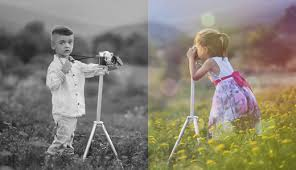
#> input picture cv2/images/baby1.jpeg, 296 x 170 px
$ python crop.py
#> lines starting #> are read from the running program, lines starting #| are printed output that depends on the picture
import os
import cv2

image_path = os.path.join('.' , "images" , 'baby1.jpeg')

image = cv2.imread(image_path)
#> image is the input picture: shape (170, 296, 3); mean B, G, R 115.8, 128.7, 134.4
print(image.shape)
#| (170, 296, 3)
cropped_image = image[50:150 , 100:200]
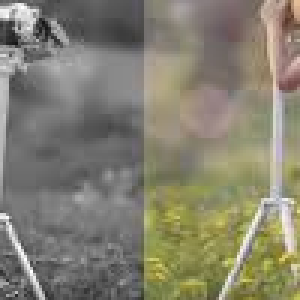
#> cropped_image: shape (100, 100, 3) (shown 3 times larger); mean B, G, R 112, 128.6, 132

cv2.imshow("image" , image)
cv2.imshow("cropped_image" , cropped_image)
cv2.waitKey(0)

$ run again, with cv2/images/beer1.jpeg copied over cv2/images/baby1.jpeg
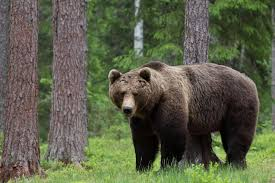
#> input picture cv2/images/beer1.jpeg, 275 x 183 px
#> image is the input picture: shape (183, 275, 3); mean B, G, R 73, 95.4, 91.8
#| (183, 275, 3)
#> `cropped_image = image[50:150 , 100:200]`:
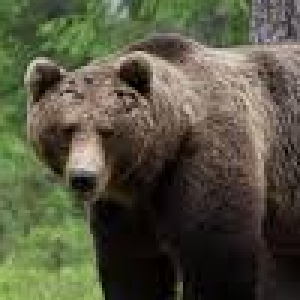
#> cropped_image: shape (100, 100, 3) (shown 3 times larger); mean B, G, R 64.4, 84.3, 85

$ run again, with cv2/images/bird1.jpeg copied over cv2/images/baby1.jpeg
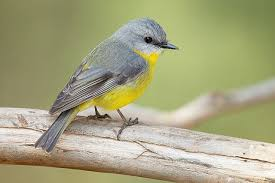
#> input picture cv2/images/bird1.jpeg, 275 x 183 px
#> image is the input picture: shape (183, 275, 3); mean B, G, R 127.7, 164.8, 166
#| (183, 275, 3)
#> `cropped_image = image[50:150 , 100:200]`:
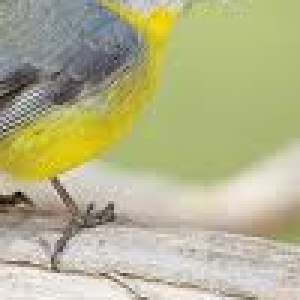
#> cropped_image: shape (100, 100, 3) (shown 3 times larger); mean B, G, R 140.1, 179.2, 180.5

$ run again, with cv2/images/cats.jpeg copied over cv2/images/baby1.jpeg
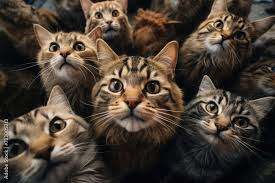
#> input picture cv2/images/cats.jpeg, 275 x 183 px
#> image is the input picture: shape (183, 275, 3); mean B, G, R 51.5, 62, 73.6
#| (183, 275, 3)
#> `cropped_image = image[50:150 , 100:200]`:
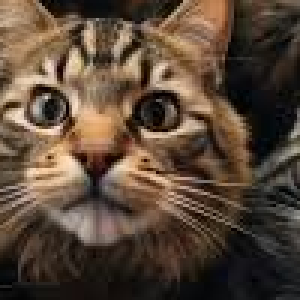
#> cropped_image: shape (100, 100, 3) (shown 3 times larger); mean B, G, R 56.1, 71.4, 89.3
